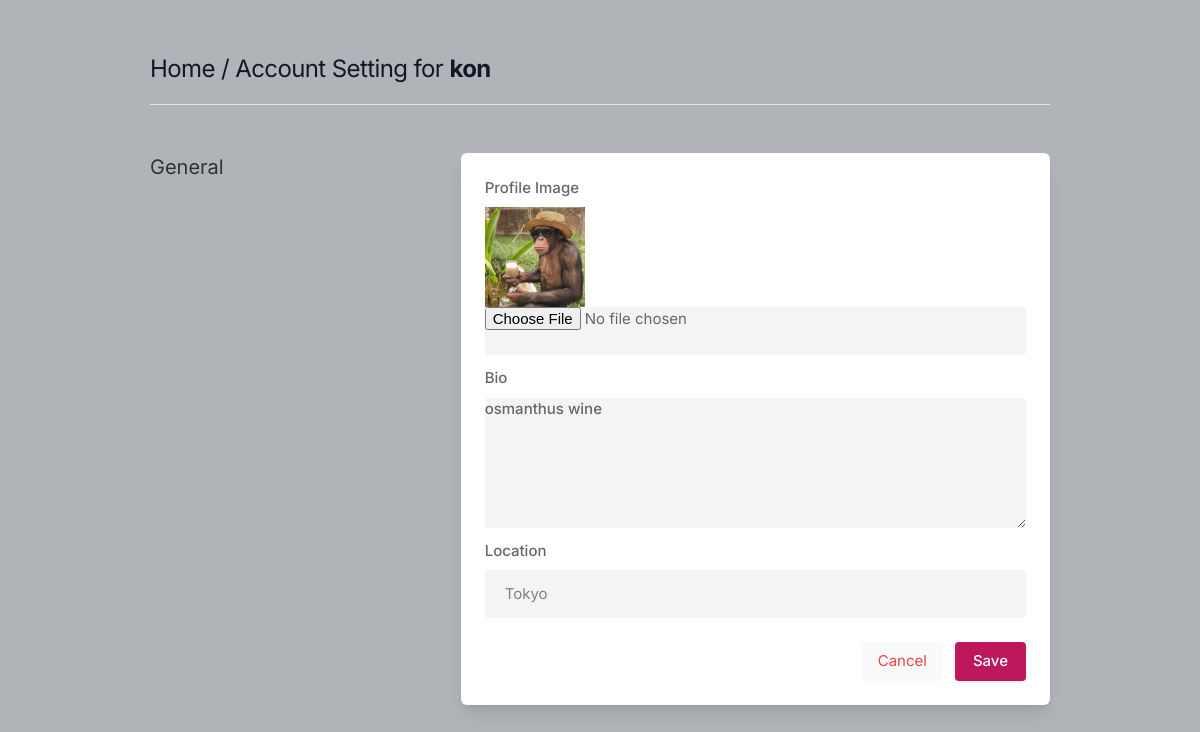
The app's page /settings (signed in) with its own data.
### core/models.py (models this page shows, shortened)
class Profile(models.Model):
    user = models.ForeignKey(User, on_delete=models.CASCADE)
    id_user = models.IntegerField()
    bio = models.TextField(blank=True)
    profileimg = models.ImageField(upload_to='profile_images', default='blank-profile-picture.png')
    location = models.CharField(max_length=100, blank=True)

### core/views.py (the view, shortened to what this page needs)
# urls.py: path('settings', views.settings, name='settings')
@login_required(login_url='signin')
def settings(request):
    user_profile= Profile.objects.get(user=request.user)
    return render(request, 'setting.html', {'user_profile': user_profile})

### templates/setting.html (shortened to what this page needs)
{% load static %}
<!DOCTYPE html>
<html lang="en">
<head>
    <link rel="stylesheet" href="{% static 'assets/css/icons.css' %}">
    <link rel="stylesheet" href="{% static 'assets/css/uikit.css' %}">
    <link rel="stylesheet" href="{% static 'assets/css/style.css' %}">
    <link rel="stylesheet" href="{% static 'assets/css/tailwind.css' %}">
</head>
<body>
            <div class="container m-auto">
                <h1 class="text-2xl leading-none text-gray-900 tracking-tight mt-3"><a href="/">Home</a> / Account Setting for <b>{{user.username}}</b> </h1>
                <br>
                <hr>
                <div class="grid lg:grid-cols-3 mt-12 gap-8">
                    <div>
                        <h3 class="text-xl mb-2"> General</h3>
                    </div>
                    <div class="bg-white rounded-md lg:shadow-lg shadow col-span-2">
                    <form action="" method="POST" enctype="multipart/form-data">
                       <div class="grid grid-cols-2 gap-3 lg:p-6 p-4">
                            <div class="col-span-2">
                                <label for=""> Profile Image</label>
                                <img width = "100" height = "100" src="{{user_profile.profileimg.url}}">
                                <input type="file" name ="image" value="" class="shadow-none bg-gray-100">
                            </div>
                            <div class="col-span-2">
                                <label for="about">Bio</label>
                                <textarea id="about" name="bio" rows="3"  class="shadow-none bg-gray-100">{{user_profile.bio}}</textarea>
                            </div>
                            <div class="col-span-2">
                                <label for=""> Location</label>
                                <input type="text" name ="location" value="{{user_profile.location}}" class="shadow-none bg-gray-100">
                            </div>
                       </div>
                       <div class="bg-gray-10 p-6 pt-0 flex justify-end space-x-3">
                           <button class="p-2 px-4 rounded bg-gray-50 text-red-500"><a href="/">Cancel</a></button>
                           <button type="submit" class="button bg-blue-700"> Save </button>
                       </div>
                    </form>
                    </div>
                    </div>
                    <br>
                </div>
</body>
</html>

### static/assets/css/style.css (style rules this page uses)
body { background-color: #B0B3B8!important; }
button { vertical-align: middle; }
span.button, button.button { background-color: #be185d; top: 0; color: #fff; position: relative; padding: 8px 18px; line-height: 22px; position: relative; font-weight: 500; font-size: 15px; display: inline-block; -webkit-transition: all 0.2s ease-in-out; transition: all 0.2s ease-in-out; cursor: pointer; overflow: hidden; border: none; border-radius: 4px; -webkit-box-shadow: 0 1px 3px rgba(0, 0, 0, 0.1); box-shadow: 0 1px 3px rgba(0, 0, 0, 0.1); }
input { height: 48px; line-height: 48px; padding: 0 20px; outline: none; font-size: 15px; color: #808080; max-width: 100%; width: 100%; -webkit-box-sizing: border-box; box-sizing: border-box; display: block; font-weight: 400; opacity: 1; border-radius: 4px; border: none; -webkit-box-shadow: 0 1px 4px 0px rgba(0, 0, 0, 0.12); box-shadow: 0 1px 4px 0px rgba(0, 0, 0, 0.12); }
input[type="text"], input[type="password"], input[type="email"], input[type="number"] { height: 48px; line-height: 48px; padding: 0 20px; outline: none; font-size: 15px; color: #808080; max-width: 100%; width: 100%; -webkit-box-sizing: border-box; box-sizing: border-box; display: block; font-weight: 400; opacity: 1; border-radius: 4px; border: none; -webkit-box-shadow: 0 1px 4px 0px rgba(0, 0, 0, 0.12); box-shadow: 0 1px 4px 0px rgba(0, 0, 0, 0.12); }
textarea { height: 48px; line-height: 48px; padding: 0 20px; outline: none; font-size: 15px; color: #808080; margin: 0 0 16px 0; max-width: 100%; width: 100%; -webkit-box-sizing: border-box; box-sizing: border-box; display: block; background-color: #fff; font-weight: 500; opacity: 1; border-radius: 4px; border: none; -webkit-box-shadow: 0 1px 4px 0px rgba(0, 0, 0, 0.12); box-shadow: 0 1px 4px 0px rgba(0, 0, 0, 0.12); }
input { -webkit-transition: all 0.1s ease-in-out; transition: all 0.1s ease-in-out; }
::placeholder { color: #808080; opacity: 1; }
textarea { height: auto; line-height: 27px; padding: 20px; min-height: 130px; -webkit-transition: none !important; transition: none !important; min-width: 100%; }
label, legend { display: block; font-weight: bold; font-size: 15px; font-weight: 500; margin-bottom: 8px; }
button { border: none; margin: 0; padding: 0; width: auto; overflow: visible; background: transparent; color: inherit; font: inherit; line-height: normal; cursor: pointer; }
a { color: #be185d; -webkit-transition: 0.3s; transition: 0.3s; outline: none !important; }
button { outline: none !important; }
img { max-width: 100%; }
body { color: #666; font-size: 15px; line-height: 27px; background-color: #f0f2f5; font-family: "Inter", sans-serif; text-transform: none; }
h1, h2, h3, h4, h5, h6 { font-family: "Inter", sans-serif; text-transform: none; }
input[type="text"], input[type="password"], input[type="email"] { font-family: "Inter", sans-serif; text-transform: none; }
textarea, select { font-family: "Inter", sans-serif; text-transform: none; }
button, body .pac-container { font-family: "Inter", sans-serif; text-transform: none; }
h1, h2, h3, h4, h5, h6 { color: #333; font-weight: 500; margin: 0; padding: 0; }
h1 { font-size: 32px; }
h3 { font-size: 22px; }
b, strong { font-weight: 700 !important; }
@media (min-width: 1024px) { .container { max-width: 900px !important; padding-top: 45px; } }
.shadow-none { -webkit-box-shadow: none !important; box-shadow: none !important; }

### records on screen
Profile: profileimg (picture), bio "osmanthus wine", location "Tokyo"

### other values on screen
{{ user.username }} "kon"
